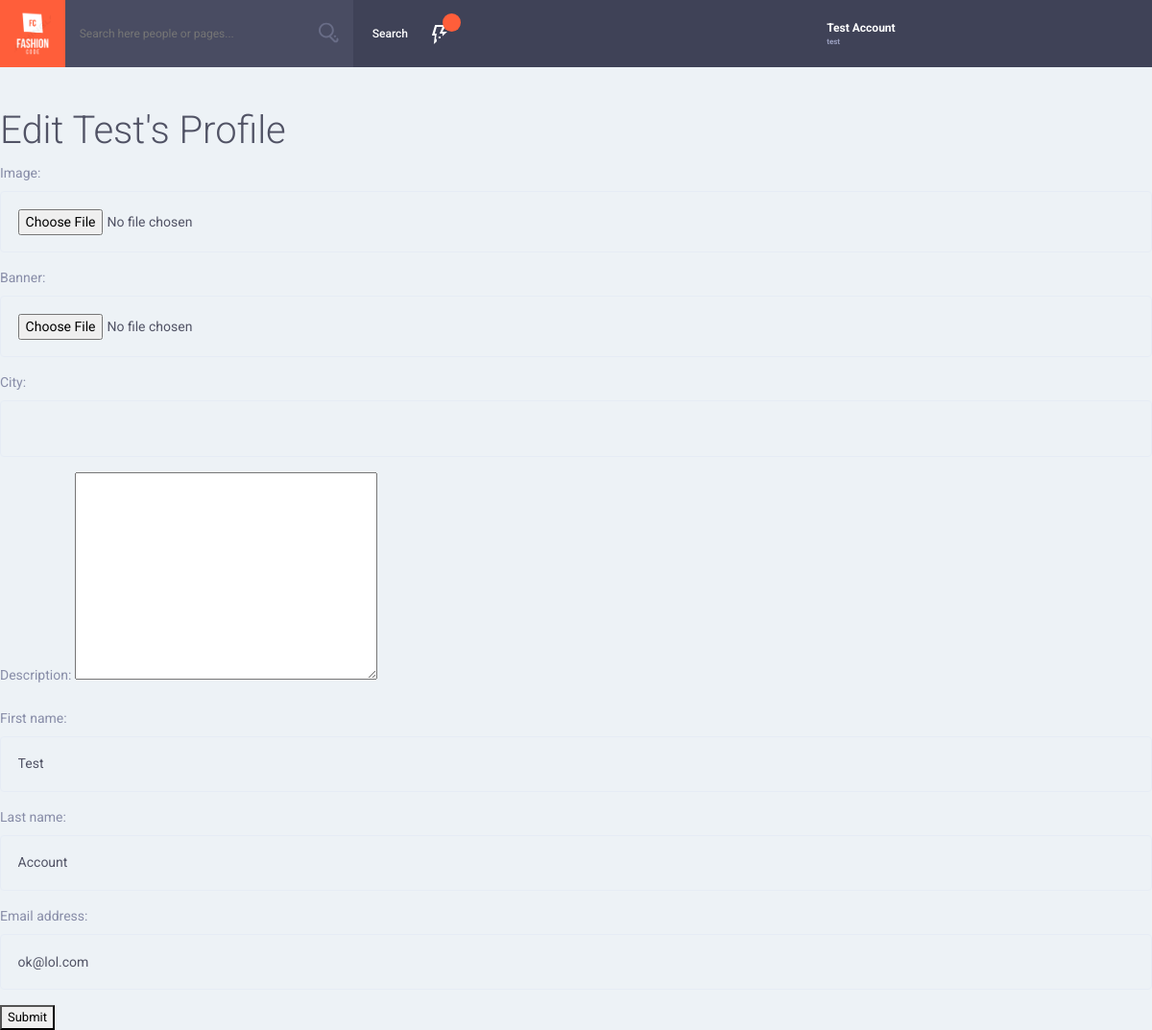
The app's page /account/edit/ (signed in), older data.
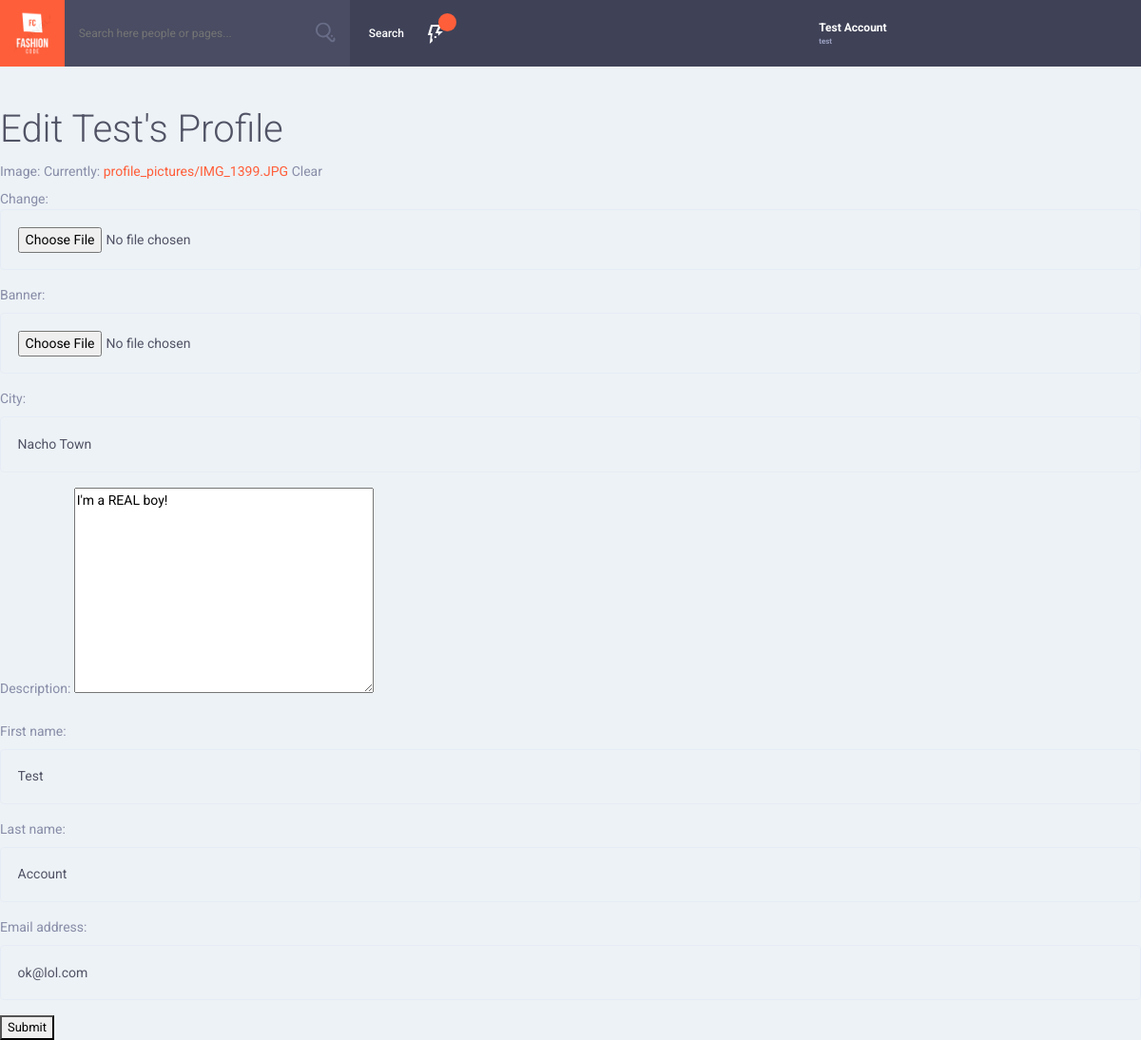
The same page, newer data.
### account/models.py (models this page shows, shortened)
class Profile(models.Model):
	user = models.OneToOneField(User, on_delete=models.CASCADE, related_name="profile_user")
	image = models.ImageField(
		upload_to='profile_pictures/',
		blank=True,
		default="/media/profile_pictures/default.jpg")
	banner = models.ImageField(
		upload_to='profile_banner/',
		 blank=True,
		 default="/media/profile_banner/default.png")
	description = models.TextField(max_length=250, default='')
	city = models.CharField(max_length=50, default='')

### account/views.py (the view)
# urls.py: path('edit/', views.edit),
@login_required
def edit(request):
	profile = get_object_or_404(Profile, user=request.user)
	if request.method == "POST":
		form = EditProfileForm(request.POST, request.FILES, instance=profile)
		infoform = EditPersonalInfoForm(request.POST, instance=profile.user)
		if form.is_valid() and infoform.is_valid():
			form.save()
			infoform.save()
			return redirect('/account')
		else:
			return render_to_response('account/edit.html', {'form': form})
	else:
		form = EditProfileForm(instance=profile)
		infoform = EditPersonalInfoForm(instance=profile.user)
		ctxt = {'user': request.user,
				'form': form,
				'infoform': infoform}
		return render(request, 'account/edit.html', ctxt)

### account/forms.py
class EditProfileForm(forms.ModelForm):
	class Meta:
		model = Profile
		fields = (
			'image',
			'banner',
			'city',
			'description',
		)
	pass

class EditPersonalInfoForm(forms.ModelForm):
	class Meta:
		model = User
		fields = (
			'first_name',
			'last_name',
			'email',
		)

### account/templates/account/edit.html (shortened to what this page needs)
{% extends 'base.html' %}
{% block head %}
<h1>Edit {{user.first_name}}'s Profile</h1>
{% endblock %}
{% block body %}
	<form method="post" enctype="multipart/form-data">
		{{ form.as_p }}
		{{ infoform.as_p }}
		<button type="submit">Submit</button>
	</form>
{% endblock %}

Row changes from the older to the newer data that the page shows:
now on this page (row edited): Profile: city "Nacho Town", description "I'm a REAL boy!"
Text that changed along with them:
text no longer shown: "Image: Banner: City: Description:"
text now shown: "Image: Currently: profile_pictures/IMG_1399.JPG Clear Change: Banner: City: Description:"
